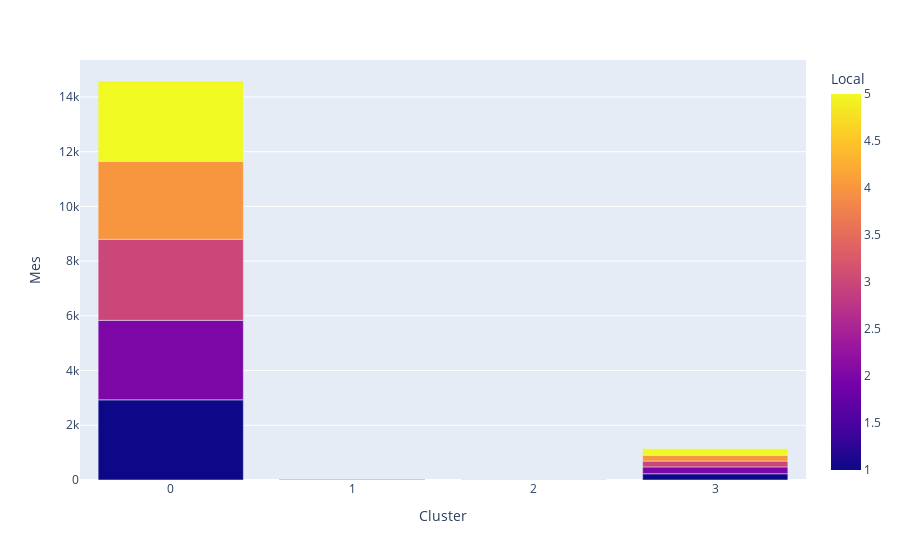

Notebook cell for this chart:
### Code cell
fig = px.bar(df_prec.groupby(['Cluster', 'Local'])[['Mes']].count().reset_index(),
             x="Cluster", y="Mes", color="Local", barmode="group")
fig.show()

### Figure 1 — Plotly figure (JSON) as saved in the notebook; plotly's stock layout.template omitted (floating-point values rounded to 4 significant figures)
{"data": [{"alignmentgroup": "True", "hovertemplate": "Cluster=%{x}<br>Mes=%{y}<br>Local=%{marker.color}<extra></extra>", "legendgroup": "", "marker": {"color": [1, 2, 3, 4, 5, 1, 2, 3, 4, 5, 3, 4, 5, 1, 2, 3, 4, 5], "coloraxis": "coloraxis"}, "name": "", "offsetgroup": "", "orientation": "v", "showlegend": false, "textposition": "auto", "type": "bar", "x": [0, 0, 0, 0, 0, 1, 1, 1, 1, 1, 2, 2, 2, 3, 3, 3, 3, 3], "xaxis": "x", "y": [2930, 2906, 2962, 2850, 2936, 15, 25, 7, 9, 3, 1, 4, 1, 228, 251, 212, 214, 234], "yaxis": "y"}], "layout": {"barmode": "group", "coloraxis": {"colorbar": {"title": {"text": "Local"}}, "colorscale": [[0, "#0d0887"], [0.1111, "#46039f"], [0.2222, "#7201a8"], [0.3333, "#9c179e"], [0.4444, "#bd3786"], [0.5556, "#d8576b"], [0.6667, "#ed7953"], [0.7778, "#fb9f3a"], [0.8889, "#fdca26"], [1, "#f0f921"]]}, "legend": {"tracegroupgap": 0}, "margin": {"t": 60}, "xaxis": {"anchor": "y", "domain": [0, 1], "title": {"text": "Cluster"}}, "yaxis": {"anchor": "x", "domain": [0, 1], "title": {"text": "Mes"}}}}
